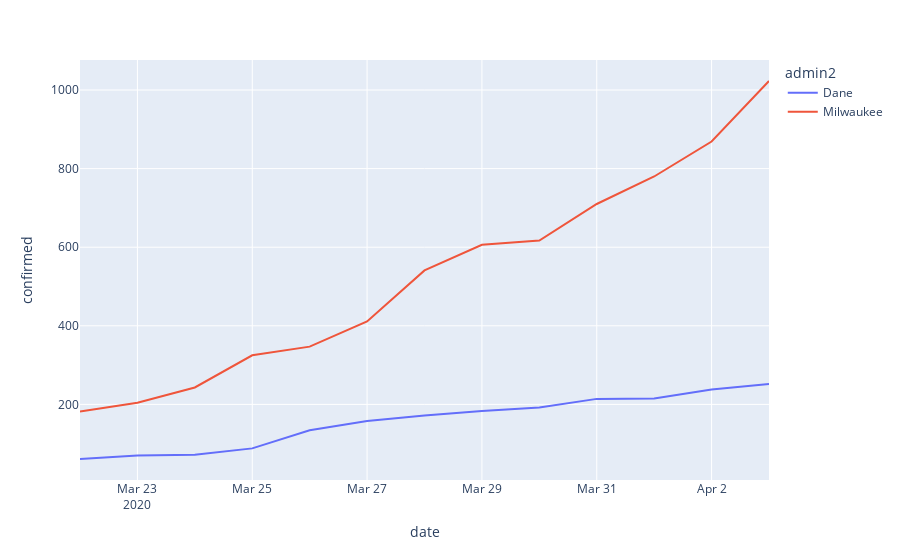

Source (notebook cell):
### Code cell
px.line(df2, x='date', y='confirmed', color='admin2')

### Figure 1 — Plotly figure (JSON) as saved in the notebook; plotly's stock layout.template omitted (floating-point values rounded to 4 significant figures)
{"data": [{"hovertemplate": "admin2=Dane<br>date=%{x}<br>confirmed=%{y}<extra></extra>", "legendgroup": "Dane", "line": {"color": "#636efa", "dash": "solid"}, "mode": "lines", "name": "Dane", "showlegend": true, "type": "scatter", "x": ["2020-03-22", "2020-03-23", "2020-03-24", "2020-03-25", "2020-03-26", "2020-03-27", "2020-03-28", "2020-03-29", "2020-03-30", "2020-03-31", "2020-04-01", "2020-04-02", "2020-04-03"], "xaxis": "x", "y": [61, 70, 72, 88, 134, 158, 172, 183, 192, 214, 215, 238, 252], "yaxis": "y"}, {"hovertemplate": "admin2=Milwaukee<br>date=%{x}<br>confirmed=%{y}<extra></extra>", "legendgroup": "Milwaukee", "line": {"color": "#EF553B", "dash": "solid"}, "mode": "lines", "name": "Milwaukee", "showlegend": true, "type": "scatter", "x": ["2020-03-22", "2020-03-23", "2020-03-24", "2020-03-25", "2020-03-26", "2020-03-27", "2020-03-28", "2020-03-29", "2020-03-30", "2020-03-31", "2020-04-01", "2020-04-02", "2020-04-03"], "xaxis": "x", "y": [182, 204, 243, 325, 347, 411, 541, 606, 617, 710, 780, 869, 1023], "yaxis": "y"}], "layout": {"autosize": true, "legend": {"title": {"text": "admin2"}, "tracegroupgap": 0}, "margin": {"t": 60}, "xaxis": {"anchor": "y", "autorange": true, "domain": [0, 1], "range": ["2020-03-22", "2020-04-03"], "title": {"text": "date"}, "type": "date"}, "yaxis": {"anchor": "x", "autorange": true, "domain": [0, 1], "range": [7.556, 1076.0], "title": {"text": "confirmed"}, "type": "linear"}}}
